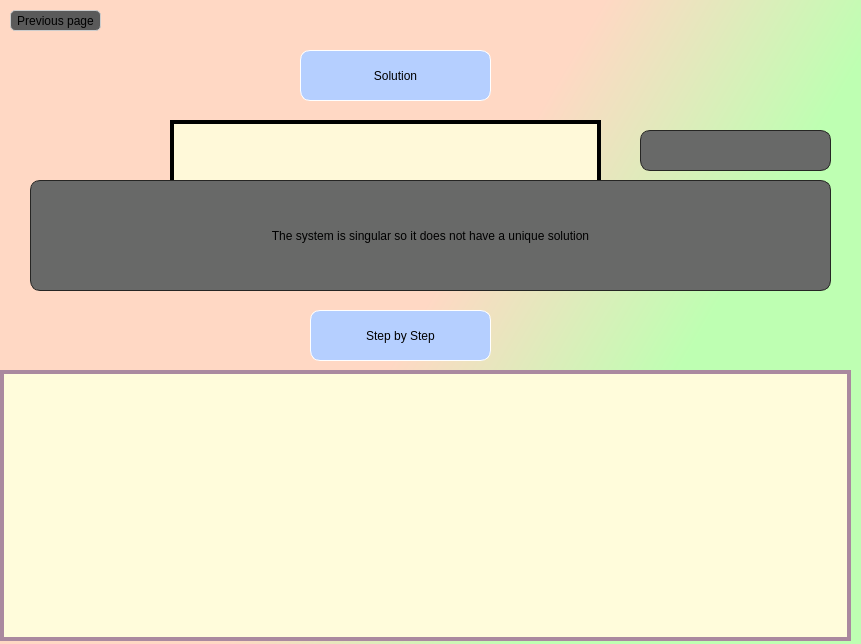
<?xml version="1.0" encoding="UTF-8"?>
<ui version="4.0">
 <class>Dialog</class>
 <widget class="QDialog" name="Dialog">
  <property name="geometry">
   <rect>
    <x>0</x>
    <y>0</y>
    <width>861</width>
    <height>644</height>
   </rect>
  </property>
  <property name="windowTitle">
   <string>Dialog</string>
  </property>
  <property name="windowIcon">
   <iconset>
    <normaloff>../pictures/appIcon.png</normaloff>../pictures/appIcon.png</iconset>
  </property>
  <widget class="QLabel" name="label_2">
   <property name="geometry">
    <rect>
     <x>250</x>
     <y>40</y>
     <width>35</width>
     <height>10</height>
    </rect>
   </property>
   <property name="text">
    <string/>
   </property>
  </widget>
  <widget class="QWidget" name="inputPart" native="true">
   <property name="geometry">
    <rect>
     <x>0</x>
     <y>0</y>
     <width>861</width>
     <height>651</height>
    </rect>
   </property>
   <property name="styleSheet">
    <string notr="true">#inputPart{
background-color:qlineargradient(spread:pad, x1:0.125, y1:0.238636, x2:1, y2:0.625, stop:0.448864 rgba(255, 216, 196, 255), stop:0.772727 rgba(190, 255, 178, 255));
}</string>
   </property>
   <widget class="QLabel" name="label_5">
    <property name="geometry">
     <rect>
      <x>300</x>
      <y>50</y>
      <width>191</width>
      <height>51</height>
     </rect>
    </property>
    <property name="styleSheet">
     <string notr="true">border: 1.3px solid rgb(255, 255, 255); 
font: 20pt &quot;Arial&quot;;
background-color:rgb(181, 207, 255);
border-radius:10px;
</string>
    </property>
    <property name="text">
     <string>Solution</string>
    </property>
    <property name="alignment">
     <set>Qt::AlignCenter</set>
    </property>
   </widget>
   <widget class="QWidget" name="guessHolder" native="true">
    <property name="geometry">
     <rect>
      <x>170</x>
      <y>120</y>
      <width>431</width>
      <height>171</height>
     </rect>
    </property>
    <property name="styleSheet">
     <string notr="true">
border-color: rgb(85, 83, 58);
border:2.2px solid;
</string>
    </property>
    <layout class="QGridLayout" name="gridLayout">
     <item row="1" column="0">
      <widget class="QScrollArea" name="guessesArea">
       <property name="styleSheet">
        <string notr="true">#guessesArea{
background-color: rgb(255, 249, 217);
}</string>
       </property>
       <property name="widgetResizable">
        <bool>true</bool>
       </property>
       <widget class="QWidget" name="justGuesses">
        <property name="geometry">
         <rect>
          <x>0</x>
          <y>0</y>
          <width>415</width>
          <height>155</height>
         </rect>
        </property>
        <layout class="QGridLayout" name="gridLayout_2">
         <item row="0" column="0">
          <layout class="QGridLayout" name="gridLayout_4"/>
         </item>
        </layout>
       </widget>
      </widget>
     </item>
    </layout>
   </widget>
   <widget class="QLabel" name="label_4">
    <property name="geometry">
     <rect>
      <x>310</x>
      <y>310</y>
      <width>181</width>
      <height>51</height>
     </rect>
    </property>
    <property name="styleSheet">
     <string notr="true">border: 1.3px solid rgb(255, 255, 255); 
font: 20pt &quot;Arial&quot;;
background-color:rgb(181, 207, 255);
border-radius:10px;
</string>
    </property>
    <property name="text">
     <string>Step by Step</string>
    </property>
    <property name="alignment">
     <set>Qt::AlignCenter</set>
    </property>
   </widget>
   <widget class="QPushButton" name="previousButton">
    <property name="geometry">
     <rect>
      <x>10</x>
      <y>10</y>
      <width>91</width>
      <height>21</height>
     </rect>
    </property>
    <property name="cursor">
     <cursorShape>PointingHandCursor</cursorShape>
    </property>
    <property name="styleSheet">
     <string notr="true">#previousButton{
	border: 1.3px solid #ccc;
	border-radius:5px; 
	font: 9pt &quot;MS Shell Dlg 2&quot;;
	
	background-color: rgb(90, 90, 90);
}

#previousButton:hover{
	background-color:#584082;
}
</string>
    </property>
    <property name="text">
     <string>Previous page</string>
    </property>
    <property name="icon">
     <iconset>
      <normaloff>../pictures/backArrow.png</normaloff>../pictures/backArrow.png</iconset>
    </property>
   </widget>
   <widget class="QLabel" name="noSolutionLabel">
    <property name="geometry">
     <rect>
      <x>30</x>
      <y>180</y>
      <width>801</width>
      <height>111</height>
     </rect>
    </property>
    <property name="styleSheet">
     <string notr="true">border: 1.3px solid #262624; 
font: 20pt &quot;Arial&quot;;
background-color:#686968;
border-radius:10px;
</string>
    </property>
    <property name="text">
     <string>The system is singular so it does not have a unique solution</string>
    </property>
    <property name="alignment">
     <set>Qt::AlignCenter</set>
    </property>
   </widget>
   <widget class="QLabel" name="timerLabel">
    <property name="geometry">
     <rect>
      <x>640</x>
      <y>130</y>
      <width>191</width>
      <height>41</height>
     </rect>
    </property>
    <property name="styleSheet">
     <string notr="true">border: 1.3px solid #262624; 
font: 9pt &quot;Arial&quot;;
background-color:#686968;
border-radius:10px;
</string>
    </property>
    <property name="text">
     <string/>
    </property>
    <property name="alignment">
     <set>Qt::AlignCenter</set>
    </property>
   </widget>
  </widget>
  <widget class="QWidget" name="widget_2" native="true">
   <property name="geometry">
    <rect>
     <x>0</x>
     <y>370</y>
     <width>851</width>
     <height>271</height>
    </rect>
   </property>
   <property name="styleSheet">
    <string notr="true">background-color: rgb(85, 80, 26);
border-color: rgb(85, 85, 57);
border:2.2px solid;</string>
   </property>
   <layout class="QGridLayout" name="gridLayout_3">
    <item row="0" column="0">
     <widget class="QScrollArea" name="equationsArea">
      <property name="styleSheet">
       <string notr="true">background-color: rgb(255, 252, 219);
border-color: rgb(170, 137, 159);
border-size: 2px;</string>
      </property>
      <property name="widgetResizable">
       <bool>true</bool>
      </property>
      <widget class="QWidget" name="scrollAreaWidgetContents_2">
       <property name="geometry">
        <rect>
         <x>0</x>
         <y>0</y>
         <width>835</width>
         <height>255</height>
        </rect>
       </property>
       <layout class="QGridLayout" name="gridLayout_5">
        <item row="0" column="0">
         <layout class="QGridLayout" name="gridLayout_6"/>
        </item>
       </layout>
      </widget>
     </widget>
    </item>
   </layout>
  </widget>
 </widget>
 <resources/>
 <connections/>
</ui>
